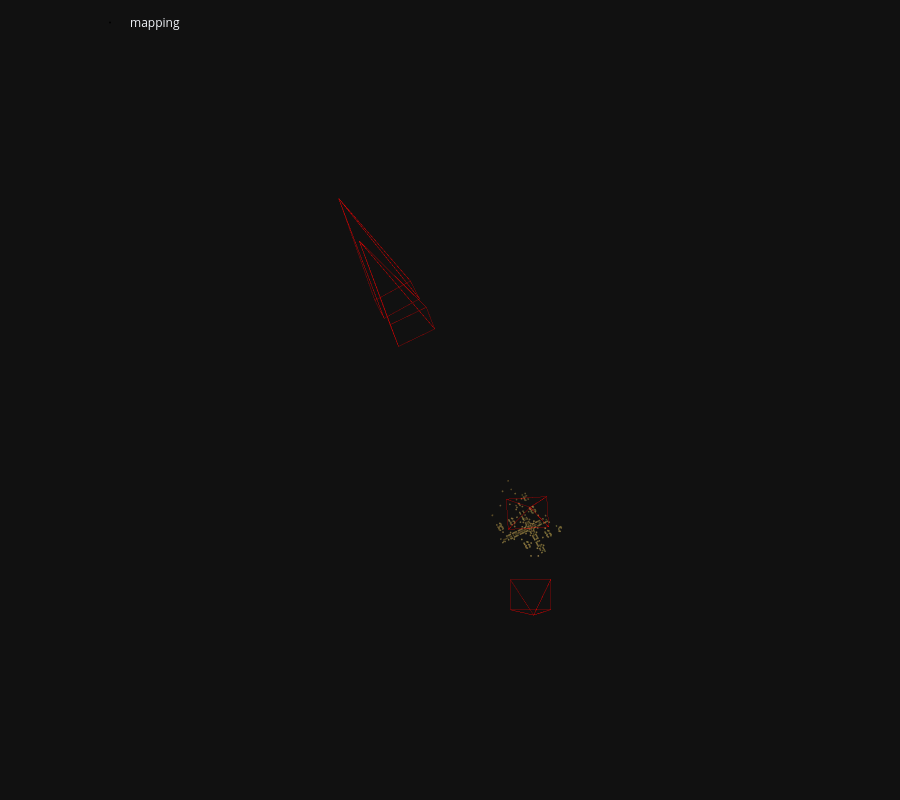

This figure's notebook cell:
### Markdown cell above
The we run incremental Structure-From-Motion and display the reconstructed 3D model.

### Code cell
fx, fy, cx, cy = 15400.0, 15400.0, 2000.0, 1500.0
opts = dict(
    camera_model='PINHOLE',
    camera_params=','.join(map(str, (fx, fy, cx, cy)))
)

mapper_options=dict(
    ba_refine_focal_length=False,
    ba_refine_extra_params=False
)

# ------------------------------------------------------------------
model = reconstruction.main(
    sfm_dir, images, sfm_pairs, features, matches, 
    image_list=references,
    image_options=opts,
    mapper_options = mapper_options
)
fig = viz_3d.init_figure()
viz_3d.plot_reconstruction(
    fig, model, color="rgba(255,0,0,0.5)", name="mapping", points_rgb=True
)
fig.show()

### Figure 1 — Plotly figure (JSON) as saved in the notebook; plotly's stock layout.template omitted (floating-point values rounded to 4 significant figures; data arrays with more than 128 entries replaced by an {"elided": "..."} marker saying what was removed)
{"data": [{"legendgroup": "mapping", "marker": {"color": {"elided": "306x3 int values"}, "line": {"width": 0}, "size": 1}, "mode": "markers", "name": "mapping", "type": "scatter3d", "x": {"elided": "306 float values"}, "y": {"elided": "306 float values"}, "z": {"elided": "306 float values"}}, {"hovertemplate": "Image(image_id=1, camera_id=1, name=\"mapping/22433200_20250407-144059.png\", triangulated=268/1119)", "legendgroup": "mapping", "line": {"color": "rgba(255,0,0,0.5)", "width": 1}, "mode": "lines", "name": "1", "showlegend": false, "type": "scatter3d", "x": [2.915, 2.34, 3.315, 2.915, 3.315, 3.361, 2.915, 3.361, 2.387, 2.915, 2.387, 2.34], "y": [4.439, 4.431, 4.37, 4.439, 4.37, 5.098, 4.439, 5.098, 5.159, 4.439, 5.159, 4.431], "z": [-1.741, 2.024, 2.046, -1.741, 2.046, 1.984, -1.741, 1.984, 1.962, -1.741, 1.962, 2.024]}, {"hovertemplate": "Image(image_id=2, camera_id=2, name=\"mapping/22433200_20250407-145041.png\", triangulated=311/796)", "legendgroup": "mapping", "line": {"color": "rgba(255,0,0,0.5)", "width": 1}, "mode": "lines", "name": "2", "showlegend": false, "type": "scatter3d", "x": [3.0, 2.438, 3.414, 3.0, 3.414, 3.418, 3.0, 3.418, 2.442, 3.0, 2.442, 2.438], "y": [7.045, 6.374, 6.368, 7.045, 6.368, 7.097, 7.045, 7.097, 7.104, 7.045, 7.104, 6.374], "z": [-1.759, 1.948, 1.966, -1.759, 1.966, 2.026, -1.759, 2.026, 2.008, -1.759, 2.008, 1.948]}, {"hovertemplate": "Image(image_id=3, camera_id=3, name=\"mapping/22517664_20250407-144059.png\", triangulated=310/820)", "legendgroup": "mapping", "line": {"color": "rgba(255,0,0,0.5)", "width": 1}, "mode": "lines", "name": "3", "showlegend": false, "type": "scatter3d", "x": [-1.21, -0.4683, 0.4078, -1.21, 0.4078, 0.6133, -1.21, 0.6133, -0.2628, -1.21, -0.2628, -0.4683], "y": [-1.737, 0.4414, 0.01503, -1.737, 0.01503, 0.5132, -1.737, 0.5132, 0.9396, -1.737, 0.9396, 0.4414], "z": [3.5, 6.536, 6.47, 3.5, 6.47, 5.974, 3.5, 5.974, 6.04, 3.5, 6.04, 6.536]}, {"hovertemplate": "Image(image_id=4, camera_id=4, name=\"mapping/22517664_20250407-145040.png\", triangulated=291/893)", "legendgroup": "mapping", "line": {"color": "rgba(255,0,0,0.5)", "width": 1}, "mode": "lines", "name": "4", "showlegend": false, "type": "scatter3d", "x": [-1.705, -0.8324, 0.02287, -1.705, 0.02287, 0.2452, -1.705, 0.2452, -0.6101, -1.705, -0.6101, -0.8324], "y": [-2.702, -0.1074, -0.5788, -2.702, -0.5788, -0.1756, -2.702, -0.1756, 0.2958, -2.702, 0.2958, -0.1074], "z": [4.679, 7.328, 7.328, 4.679, 7.328, 6.758, 4.679, 6.758, 6.758, 4.679, 6.758, 7.328]}], "layout": {"height": 800, "legend": {"orientation": "h", "x": 0.1, "xanchor": "left", "y": 0.99, "yanchor": "top"}, "margin": {"b": 0, "l": 0, "pad": 0, "r": 0, "t": 0}, "scene": {"aspectmode": "data", "camera": {"eye": {"x": 0, "y": -0.1, "z": -2}, "projection": {"type": "orthographic"}, "up": {"x": 0, "y": -1, "z": 0}}, "dragmode": "orbit", "xaxis": {"autorange": true, "showbackground": false, "showgrid": false, "showline": false, "showticklabels": true, "visible": false}, "yaxis": {"autorange": true, "showbackground": false, "showgrid": false, "showline": false, "showticklabels": true, "visible": false}, "zaxis": {"autorange": true, "showbackground": false, "showgrid": false, "showline": false, "showticklabels": true, "visible": false}}}}
